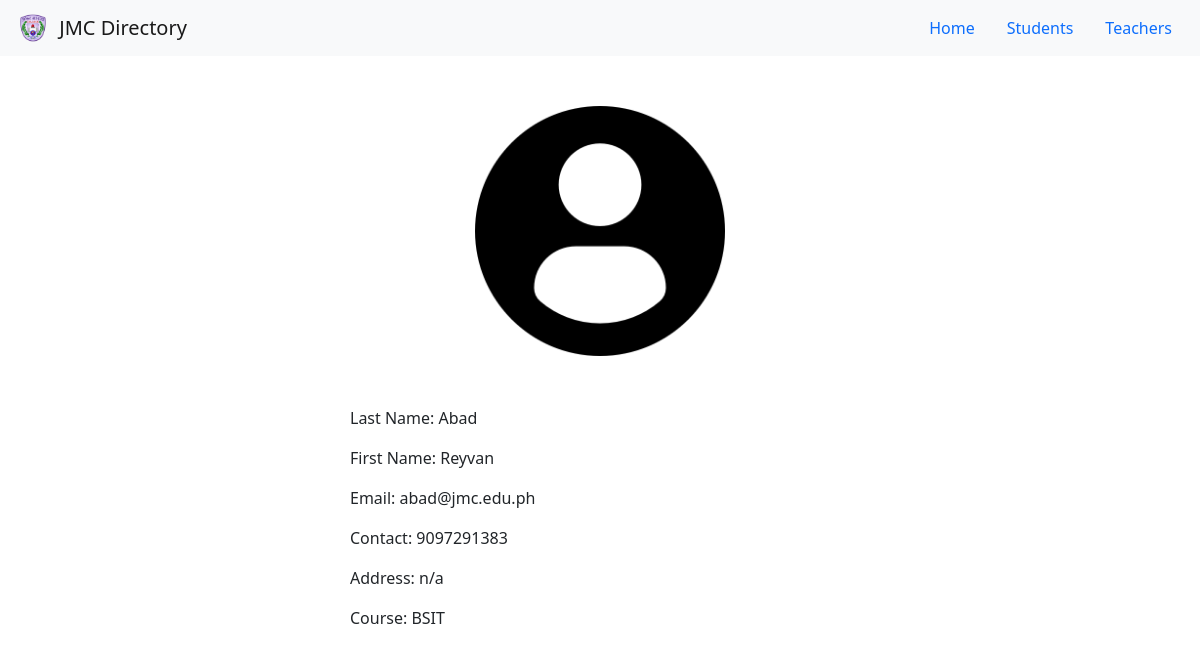
The app's page /students/1/ with its own data.
### directory/models.py (models this page shows, shortened)
class Student(models.Model):
    lastName = models.CharField(max_length=100)
    firstName = models.CharField(max_length=100)
    email = models.CharField(max_length=100)
    contact = models.IntegerField()
    course = models.CharField(max_length=100)
    address = models.CharField(max_length=100)
    image = models.ImageField(upload_to='directory/images')

### directory/views.py (the view)
# urls.py: path('students/<int:student_id>/', views.student, name='student'),
def student(request, student_id):
    student = get_object_or_404(Student, pk=student_id)
    students = Student.objects.all()
    return render(request, 'directory/student_details.html', {
        'student': student,
        'students': students
    })

### directory/templates/directory/student_details.html
{% extends 'directory/base.html' %}
{% block content %}
<div style="width: 500px; margin:50px auto">
    <div style="text-align:center; padding-bottom:50px"><img src="{{student.image.url}}" width="250" height="250"></div>
    <p>Last Name: {{student.lastName}}</p>
    <p>First Name: {{student.firstName}}</p>
    <p>Email: {{student.email}}</p>
    <p>Contact: {{student.contact}}</p>
    <p>Address: {{student.address}}</p>
    <p>Course: {{student.course}}</p>
</div>
{% endblock %}

### records on screen
Student: image (picture), lastName "Abad", firstName "Reyvan", email "abad@jmc.edu.ph", contact "9097291383", address "n/a", course "BSIT"
